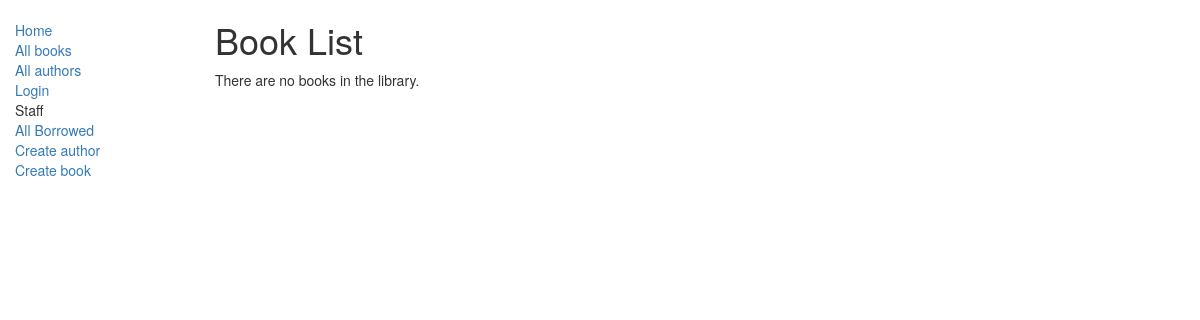
/catalog/books/, run on an earlier commit of the app's database.
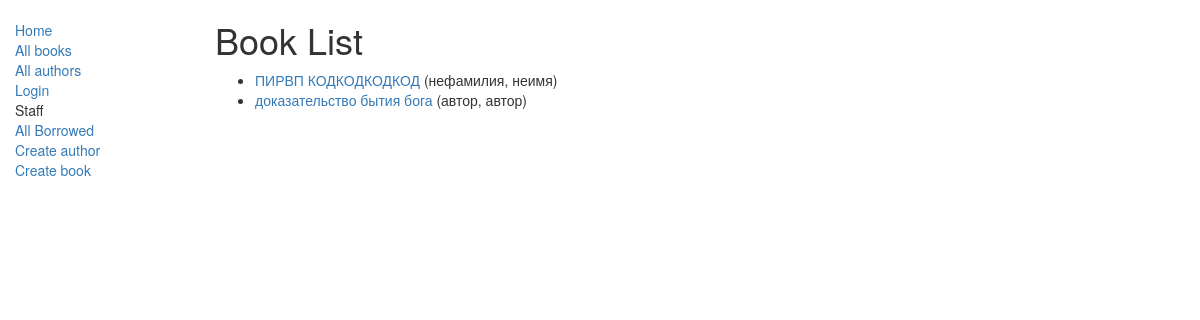
And on a later commit of the database.
### catalog/models.py (models this page shows, shortened)
class Book(models.Model):
    title = models.CharField(max_length=200)
    author = models.ForeignKey('Author', on_delete=models.SET_NULL, null=True)
    summary = models.TextField(max_length=1000, help_text="Enter a brief description of the book")
    isbn = models.CharField('ISBN',max_length=13, help_text='13 Character')
    genre = models.ManyToManyField(Genre, help_text="Select a genre for this book")
    def get_absolute_url(self):
        return reverse('book-detail', args=[str(self.id)])
    def display_genre(self):
        return ', '.join([genre.name for genre in self.genre.all()[:3]])
    display_genre.short_description = 'Genre'

class Author(models.Model):
    first_name = models.CharField(max_length=100)
    last_name = models.CharField(max_length=100)
    date_of_birth = models.DateField(null=True, blank=True)
    date_of_death = models.DateField('Died', null=True, blank=True)
    def __str__(self):
        return '%s, %s' % (self.last_name, self.first_name)

### catalog/views.py (the view)
# urls.py: path('books/', views.BookListView.as_view(), name='books'),
class BookListView(generic.ListView):
    model = Book
    paginate_by = 10
    template_name = 'book_list.html'

### catalog/templates/book_list.html
{% extends "base_generic.html" %}
{% block content %}
    <h1>Book List</h1>
    {% if book_list %}
    <ul>
      {% for book in book_list %}
      <li>
        <a href="{{ book.get_absolute_url }}">{{ book.title }}</a> ({{book.author}})
      </li>
      {% endfor %}
    </ul>
    {% else %}
      <p>There are no books in the library.</p>
    {% endif %}
{% endblock %}

### catalog/templates/base_generic.html (shortened to what this page needs)
<!doctype html>
<html lang="en">
  <head>
    <link
      rel="stylesheet"
      href="https://maxcdn.bootstrapcdn.com/bootstrap/3.3.7/css/bootstrap.min.css" />
    {% load static %}
    <link rel="stylesheet" href="{% static 'css/styles.css' %}" />
  </head>
  <body>
    <div class="container-fluid">
      <div class="row">
        <div class="col-sm-2">
          {% block sidebar %}
            <ul class="sidebar-nav">
              <li><a href="{% url 'index' %}">Home</a></li>
              <li><a href="{% url 'books' %}">All books</a></li>
              <li><a href="{% url 'authors' %}">All authors</a></li>
              {% if user.is_authenticated %}
                <li>User: {{ user.get_username }}</li>
                <li><a href="{% url 'my-borrowed' %}">My Borrowed</a></li>
                <form method="post" action="{% url 'logout' %}">
                    {% csrf_token %}
                    <input type="submit" value="Logout"/>
                </form>
              {% else %}
                <li><a href="{% url 'login'%}?next={{request.path}}">Login</a></li>
              {% endif %}
              <li>Staff</li>
              <li><a href="{% url 'all-borrowed' %}">All Borrowed</a></li>
              <li><a href="{% url 'author-create' %}">Create author</a></li>
              <li><a href="{% url 'book-create' %}">Create book</a></li>
            </ul>
          {% endblock %}
        </div>
        <div class="col-sm-10 ">{% block content %}
            {% endblock %}</div>
      </div>
    </div>
  </body>
</html>

### catalog/static/css/styles.css (style rules this page uses)
.sidebar-nav { margin-top: 20px; padding: 0; list-style: none; }

What changed in the data, as far as the page shows it:
added Book: title "ПИРВП КОДКОДКОДКОД", author "нефамилия, неимя"
added Book: title "доказательство бытия бога", author "автор, автор"
Also different on the page:
text no longer shown: "There are no books in the library."
